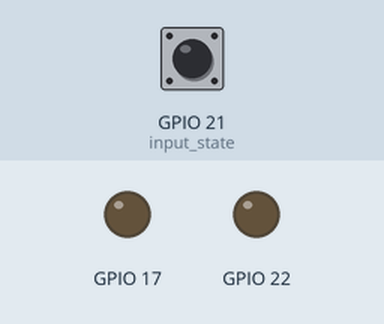
This program was run on a simulated Raspberry Pi (BCM pin numbers). Shown: output pins drawn as LEDs (lit = HIGH). Dashed ring = blinking. Inputs (shaded band) come from the test bench; at power-on: GPIO 21 (input_state) HIGH.

Above: at 1.2 s.
1.3 s: GPIO 21 (input_state) pulled LOW for 0.15 s
At 1.45 s:
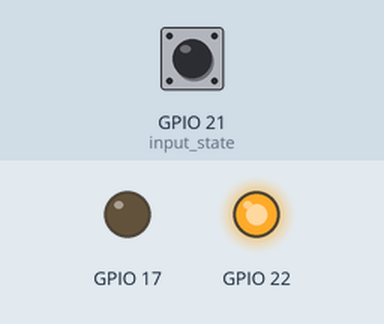
3.0 s: GPIO 21 (input_state) pulled LOW for 3.2 s
At 3.25 s:
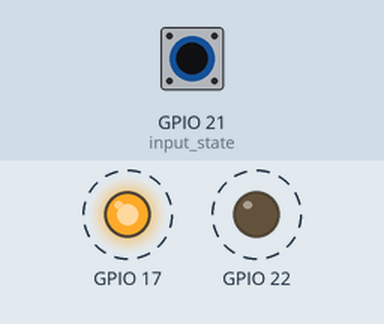
Timing chart, 0 to 7.7 s (numbered marks = the images above; inputs shaded):
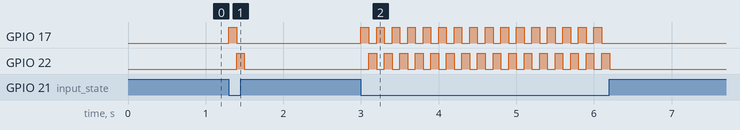

The program:

partylights.py
```python
import RPi.GPIO as GPIO
import time

GPIO.setmode(GPIO.BCM)
GPIO.setup(17,GPIO.OUT)
GPIO.setup(22,GPIO.OUT)
GPIO.setup(21, GPIO.IN, pull_up_down=GPIO.PUD_UP)

flash_delay = .10

try:
    while True:
        input_state = GPIO.input(21)
        if input_state == False:
            GPIO.output(17,GPIO.HIGH)
            GPIO.output(22,GPIO.LOW)
            time.sleep(flash_delay)
            GPIO.output(17,GPIO.LOW)
            GPIO.output(22,GPIO.HIGH)
            time.sleep(flash_delay)
        else:
            GPIO.output(17,GPIO.LOW)
            GPIO.output(22,GPIO.LOW)
except KeyboardInterrupt:
    pass

GPIO.cleanup()
```

Measured:
- after the input at 1.3 s, GPIO 17: LOW → HIGH at once, → LOW 0.10 s later; GPIO 22: LOW → HIGH after 0.10 s, → LOW 0.10 s later
- after the input at 3.0 s, GPIO 17: alternates HIGH for 0.10 s and LOW for 0.10 s, 32 changes in all, then stays LOW, starting at once; GPIO 22: alternates HIGH for 0.10 s and LOW for 0.10 s, 32 changes in all, then stays LOW, starting after 0.10 s
